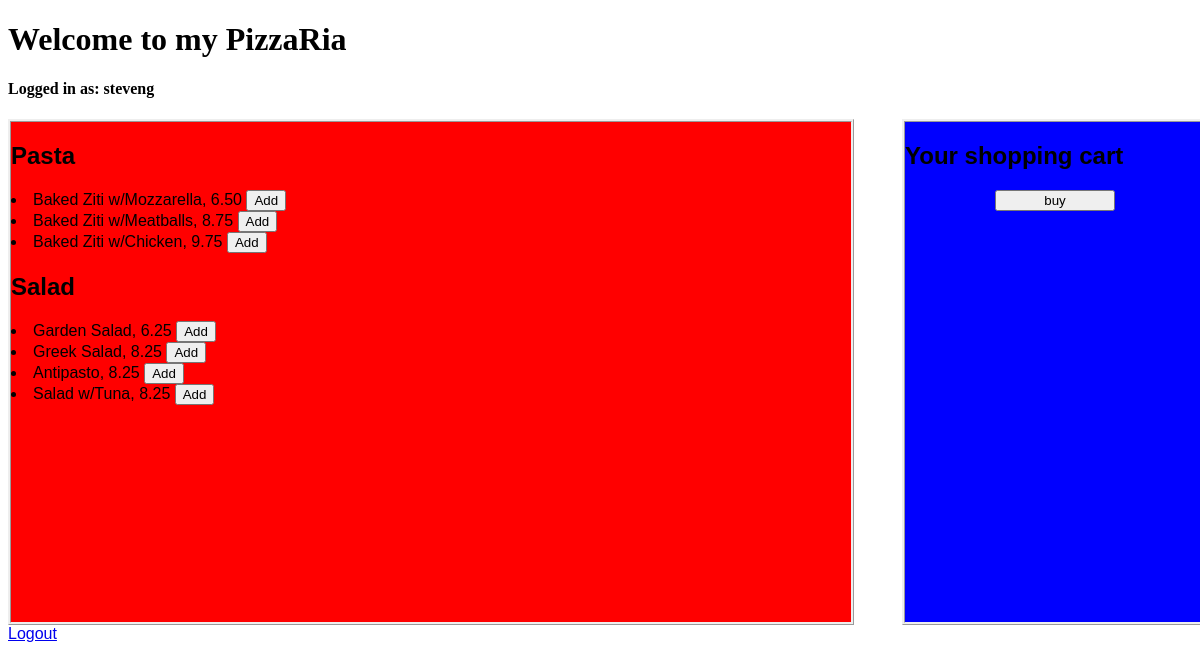
The app's page / (signed in) with its own data.
### orders/models.py (models this page shows, shortened)
class Dish(models.Model):
    name = models.CharField(max_length=64)
    price = models.CharField(max_length=64)

class Pasta(Dish):
    foodtype = "Pasta"

class Dish(models.Model):
    name = models.CharField(max_length=64)
    price = models.CharField(max_length=64)

class Salad(Dish):
    foodtype = "Salad"

### orders/views.py (the view)
# urls.py: path("", views.index, name="index"),
def index(request):
    if not request.user.is_authenticated:
        return render(request, "orders/login.html", {"message": None})
    context = {
        "user": request.user,
        "Pasta": Pasta.objects.all(),
        "Salad": Salad.objects.all(),
    }
    return render(request, "orders/index.html", context)

### orders/templates/orders/index.html (shortened to what this page needs)
{% extends "orders/base.html" %}
{% block body %}
    <h1>Welcome to my PizzaRia</h1>
    <h4>Logged in as: {{user}}</h4>
    <div class="body">
        <div class="left">
            <div class="containermenu">
                <form id="order">
                    <h2>Pasta</h2>
                        {% for pasta in Pasta %}
                            <li id=pasta.name> {{pasta.name}}, {{pasta.price}} <button>Add</button></li>
                        {% endfor %}
                    <h2>Salad</h2>
                        {% for salad in Salad %}
                            <li> {{salad.name}}, {{salad.price}} <button>Add</button></li>
                        {% endfor %}
                </form>
            </div>
        </div>
        <div class="right">
            <div class="shoppingcart">
                <form id="buycart">
                    <h2>Your shopping cart</h2>
                </form>
                <button id="myBtn" class="buybutton">buy</button>
            </div>
        </div>
    <div><a href="{% url 'logout' %}">Logout</a></div>
    </div>
{% endblock %}

### orders/templates/orders/base.html (shortened to what this page needs)
{% load static %}
<!DOCTYPE html>
<html>
    <head>
        <link rel="stylesheet" href="{% static 'orders/styles.css' %}"/>
    </head>
    <body>
        {% block body %}
        {% endblock %}
    </body>
</html>

### orders/static/orders/styles.css (style rules this page uses)
.body { width: 100%; position: fixed; overflow: hidden; font-family: sans-serif; }
.containermenu { height: 500px; background-color: red; border-style: ridge; float: left; width: 70%; }
.shoppingcart { height: 500px; background-color: blue; border-style: ridge; float: right; width: 25%; }
.buybutton { width: 40%; margin-left: 30%; }

### records on screen
Pasta: name "Baked Ziti w/Mozzarella", price "6.50"
Pasta: name "Baked Ziti w/Meatballs", price "8.75"
Pasta: name "Baked Ziti w/Chicken", price "9.75"
Salad: name "Garden Salad", price "6.25"
Salad: name "Greek Salad", price "8.25"
Salad: name "Antipasto", price "8.25"
Salad: name "Salad w/Tuna", price "8.25"

### other values on screen
{{ user }} "steveng"
